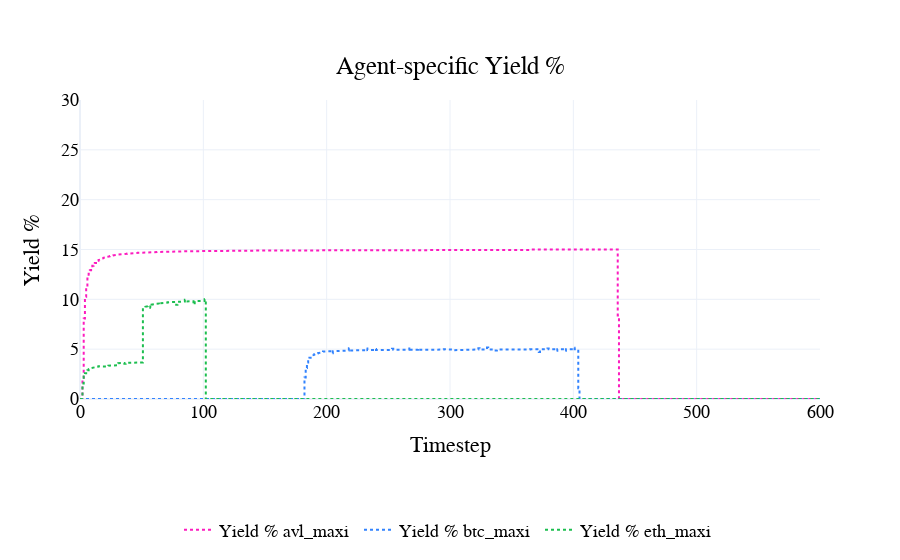

This figure's notebook cell:
### Code cell
fig = visualizations.plot_yield_pct(
    df
)
pio.show(fig)

### Figure 1 — Plotly figure (JSON) as saved in the notebook; plotly's stock layout.template omitted (floating-point values rounded to 4 significant figures; data arrays with more than 128 entries replaced by an {"elided": "..."} marker saying what was removed)
{"data": [{"line": {"color": "#FC1CBF", "dash": "dot", "width": 2}, "name": "Yield % avl_maxi ", "type": "scatter", "x": {"elided": "4801 int values"}, "y": {"elided": "4801 float values"}}, {"line": {"color": "#3283FE", "dash": "dot", "width": 2}, "name": "Yield % btc_maxi ", "type": "scatter", "x": {"elided": "4801 int values"}, "y": {"elided": "4801 float values"}}, {"line": {"color": "#1CBE4F", "dash": "dot", "width": 2}, "name": "Yield % eth_maxi ", "type": "scatter", "x": {"elided": "4801 int values"}, "y": {"elided": "4801 float values"}}], "layout": {"font": {"color": "black", "family": "Arial", "size": 18}, "hovermode": "x unified", "legend": {"orientation": "h", "x": 0.5, "xanchor": "center", "y": -0.5, "yanchor": "bottom"}, "paper_bgcolor": "rgba(255, 255, 255, 1)", "plot_bgcolor": "rgba(255, 255, 255, 1)", "title": {"text": "Agent-specific Yield %", "x": 0.5, "xanchor": "center", "y": 0.9, "yanchor": "top"}, "xaxis": {"title": {"text": "Timestep"}}, "yaxis": {"range": [0, 30], "title": {"text": "Yield %"}}}}
